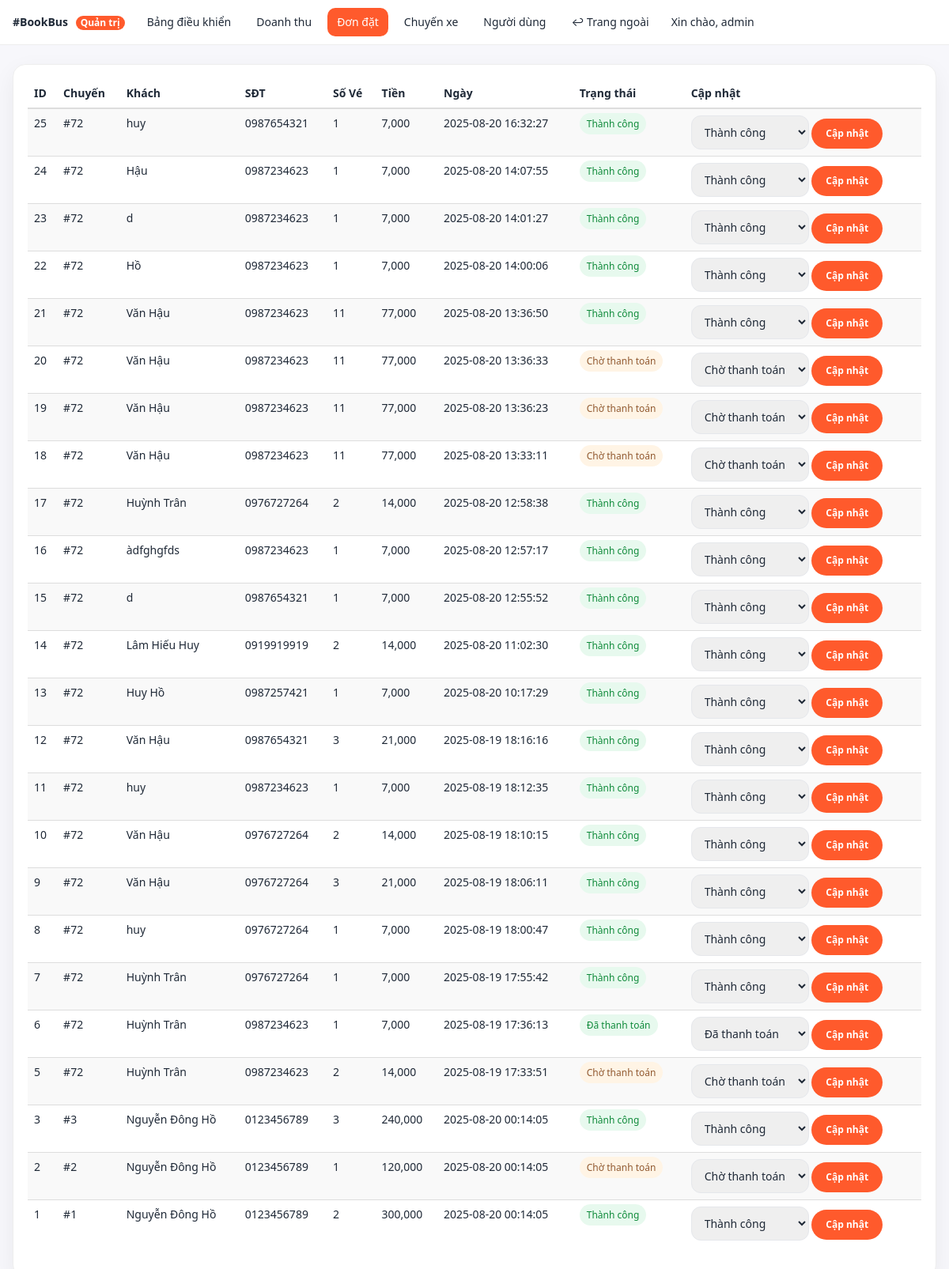
The app's page /admin/orders.php (signed in) with its own data.
### tables this page shows
CREATE TABLE "dat_ve" (
        id INTEGER PRIMARY KEY AUTOINCREMENT,
        user_id INTEGER,
        id_chuyen INTEGER,
        ho_ten TEXT,
        email TEXT,
        sdt TEXT,
        so_luong INTEGER DEFAULT 1,
        amount REAL DEFAULT 0,
        gia_ve REAL DEFAULT 0,
        payment_status TEXT DEFAULT 'pending',
        order_id TEXT,
        ngay_dat TEXT DEFAULT (datetime('now', 'localtime')),
        created_at TEXT DEFAULT (datetime('now', 'localtime'))
    , payment_provider TEXT DEFAULT 'mock', txn_id TEXT, ipn_payload TEXT, updated_at TEXT);

### admin/orders.php (the view, shortened to what this page needs)
<?php
require_once __DIR__ . "/_layout_top.php";
require_once __DIR__ . "/../libs/db_chuyenxe.php";
$rows = $pdo->query("SELECT id,id_chuyen,ho_ten,sdt,so_luong,amount,ngay_dat,payment_status FROM dat_ve ORDER BY id DESC")->fetchAll(PDO::FETCH_ASSOC);
function vn_status($s){
  $map = [
    'pending'  => 'Chờ thanh toán',
    'paid'     => 'Đã thanh toán',
    'success'  => 'Thành công',
    'failed'   => 'Thất bại',
    'refunded' => 'Đã hoàn tiền',
  ];
  return $map[$s] ?? $s;
}
function badge_class($s){
  if ($s==='pending') return 'badge-status badge-pending';
  return 'badge-status badge-success';
}
$opts = ['pending','paid','success','failed','refunded'];
?>
<div class="cardx">
  <div class="table-responsive">
  <table class="table table-sm table-striped align-middle">
    <thead><tr>
      <th>ID</th><th>Chuyến</th><th>Khách</th><th>SĐT</th><th>Số Vé</th><th>Tiền</th><th>Ngày</th><th>Trạng thái</th><th>Cập nhật</th>
    </tr></thead>
    <tbody>
    <?php foreach($rows as $r): $st=$r['payment_status']; ?>
    <tr>
      <td><?=$r['id']?></td>
      <td>#<?=$r['id_chuyen']?></td>
      <td><?=htmlspecialchars($r['ho_ten'])?></td>
      <td><?=htmlspecialchars($r['sdt'])?></td>
      <td><?=$r['so_luong']?></td>
      <td><?=number_format((int)$r['amount'])?></td>
      <td><?=htmlspecialchars($r['ngay_dat'])?></td>
      <td><span class="<?=badge_class($st)?>"><?=vn_status($st)?></span></td>
      <td>
        <form method="post" action="orders_action.php" class="d-flex gap-2 align-items-center">
          <select name="status" class="form-select form-select-sm" style="width:auto;">
            <?php foreach($opts as $o): ?>
              <option value="<?=$o?>" <?=$st===$o?'selected':''?>><?=vn_status($o)?></option>
            <?php endforeach; ?>
          </select>
          <button class="btn btn-sm btn-brand">Cập nhật</button>
        </form>
      </td>
    </tr>
    <?php endforeach; ?>
    </tbody>
  </table>
  </div>
</div>
<?php require_once __DIR__ . "/_layout_bottom.php"; ?>

### admin/assets/admin.css (style rules this page uses)
:root { --brand:#ff5a2c;--brand-ink:#1f2937;--muted:#6b7280;--bg:#f7f7fb;--card:#fff;--ring:rgba(255,90,44,.35) }
.admin-body { background:var(--bg);color:var(--brand-ink);font-family:system-ui,-apple-system,Segoe UI,Roboto,Helvetica,Arial,sans-serif }
.cardx { background:var(--card);border-radius:16px;box-shadow:0 10px 30px rgba(0,0,0,.06);border:1px solid #eee;padding:18px }
.form-control,.form-select { border-radius:12px;border:1px solid #e5e7eb;padding:10px 12px }
.btn-brand { background:var(--brand);color:#fff;border:none;border-radius:999px;padding:10px 18px;font-weight:600 }
.badge-status { padding:5px 9px;border-radius:999px;font-size:12px }
.badge-success { background:#e7f9ee;color:#0f8a3a }
.badge-pending { background:#fff4e5;color:#915930 }

### records on screen
dat_ve: id "25", id_chuyen "72", ho_ten "huy", sdt "0987654321", so_luong "1", amount "7,000", ngay_dat "2025-08-20 16:32:27", payment_status "Thành công"
dat_ve: id "24", id_chuyen "72", ho_ten "Hậu", sdt "0987234623", so_luong "1", amount "7,000", ngay_dat "2025-08-20 14:07:55", payment_status "Thành công"
dat_ve: id "23", id_chuyen "72", ho_ten "d", sdt "0987234623", so_luong "1", amount "7,000", ngay_dat "2025-08-20 14:01:27", payment_status "Thành công"
dat_ve: id "22", id_chuyen "72", ho_ten "Hồ", sdt "0987234623", so_luong "1", amount "7,000", ngay_dat "2025-08-20 14:00:06", payment_status "Thành công"
dat_ve: id "21", id_chuyen "72", ho_ten "Văn Hậu", sdt "0987234623", so_luong "11", amount "77,000", ngay_dat "2025-08-20 13:36:50", payment_status "Thành công"
dat_ve: id "20", id_chuyen "72", ho_ten "Văn Hậu", sdt "0987234623", so_luong "11", amount "77,000", ngay_dat "2025-08-20 13:36:33", payment_status "Chờ thanh toán"
dat_ve: id "19", id_chuyen "72", ho_ten "Văn Hậu", sdt "0987234623", so_luong "11", amount "77,000", ngay_dat "2025-08-20 13:36:23", payment_status "Chờ thanh toán"
dat_ve: id "18", id_chuyen "72", ho_ten "Văn Hậu", sdt "0987234623", so_luong "11", amount "77,000", ngay_dat "2025-08-20 13:33:11", payment_status "Chờ thanh toán"
dat_ve: id "17", id_chuyen "72", ho_ten "Huỳnh Trân", sdt "0976727264", so_luong "2", amount "14,000", ngay_dat "2025-08-20 12:58:38", payment_status "Thành công"
dat_ve: id "16", id_chuyen "72", ho_ten "àdfghgfds", sdt "0987234623", so_luong "1", amount "7,000", ngay_dat "2025-08-20 12:57:17", payment_status "Thành công"
dat_ve: id "15", id_chuyen "72", ho_ten "d", sdt "0987654321", so_luong "1", amount "7,000", ngay_dat "2025-08-20 12:55:52", payment_status "Thành công"
dat_ve: id "14", id_chuyen "72", ho_ten "Lâm Hiếu Huy", sdt "0919919919", so_luong "2", amount "14,000", ngay_dat "2025-08-20 11:02:30", payment_status "Thành công"
dat_ve: id "13", id_chuyen "72", ho_ten "Huy Hồ", sdt "0987257421", so_luong "1", amount "7,000", ngay_dat "2025-08-20 10:17:29", payment_status "Thành công"
dat_ve: id "12", id_chuyen "72", ho_ten "Văn Hậu", sdt "0987654321", so_luong "3", amount "21,000", ngay_dat "2025-08-19 18:16:16", payment_status "Thành công"
dat_ve: id "11", id_chuyen "72", ho_ten "huy", sdt "0987234623", so_luong "1", amount "7,000", ngay_dat "2025-08-19 18:12:35", payment_status "Thành công"
dat_ve: id "10", id_chuyen "72", ho_ten "Văn Hậu", sdt "0976727264", so_luong "2", amount "14,000", ngay_dat "2025-08-19 18:10:15", payment_status "Thành công"
dat_ve: id "9", id_chuyen "72", ho_ten "Văn Hậu", sdt "0976727264", so_luong "3", amount "21,000", ngay_dat "2025-08-19 18:06:11", payment_status "Thành công"
dat_ve: id "8", id_chuyen "72", ho_ten "huy", sdt "0976727264", so_luong "1", amount "7,000", ngay_dat "2025-08-19 18:00:47", payment_status "Thành công"
dat_ve: id "7", id_chuyen "72", ho_ten "Huỳnh Trân", sdt "0976727264", so_luong "1", amount "7,000", ngay_dat "2025-08-19 17:55:42", payment_status "Thành công"
dat_ve: id "6", id_chuyen "72", ho_ten "Huỳnh Trân", sdt "0987234623", so_luong "1", amount "7,000", ngay_dat "2025-08-19 17:36:13", payment_status "Đã thanh toán"
dat_ve: id "5", id_chuyen "72", ho_ten "Huỳnh Trân", sdt "0987234623", so_luong "2", amount "14,000", ngay_dat "2025-08-19 17:33:51", payment_status "Chờ thanh toán"
dat_ve: id "3", id_chuyen "3", ho_ten "Nguyễn Đông Hồ", sdt "0123456789", so_luong "3", amount "240,000", ngay_dat "2025-08-20 00:14:05", payment_status "Thành công"
dat_ve: id "2", id_chuyen "2", ho_ten "Nguyễn Đông Hồ", sdt "0123456789", so_luong "1", amount "120,000", ngay_dat "2025-08-20 00:14:05", payment_status "Chờ thanh toán"
dat_ve: id "1", id_chuyen "1", ho_ten "Nguyễn Đông Hồ", sdt "0123456789", so_luong "2", amount "300,000", ngay_dat "2025-08-20 00:14:05", payment_status "Thành công"

### other values on screen
$_SESSION['user']['username'] "admin"
form field status "Thành công"
form field status "Chờ thanh toán"
form field status "Đã thanh toán"
